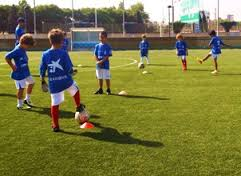
%> input picture Ass2/players.jpeg, 241 x 176 px
$ octave ProbStat_Ass2_ex4.m   (GNU Octave 9; MATLAB toolbox functions it lacks are replaced by stand-ins)
%> lines starting %> are read from the running program, lines starting %| are printed output that depends on the picture
### Ass2/blueSegment.m
function toRet = blueSegment(toSegment)
    Red = toSegment(:,:,1);
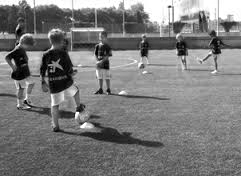
%> Red: size 176x241 double; min 0, max 1, mean 0.482
    Green = toSegment(:,:,2);
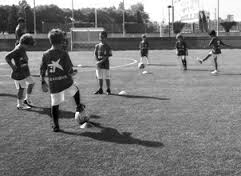
%> Green: size 176x241 double; min 0, max 1, mean 0.477
    Blue = toSegment(:,:,3);
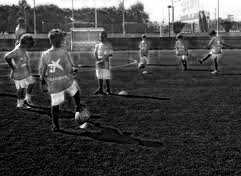
%> Blue: size 176x241 double; min 0, max 1, mean 0.262
    toRet = zeros(size(Red,1), size(Red,2));
    for i = 1:size(Red, 1)
        for j = 1:size(Red, 2)
            Rc = Red(i,j);
            Gc = Green(i,j);
            Bc = Blue(i,j);
            toRet(i,j) = Bc/(Rc + Gc + Bc);
        end
    end
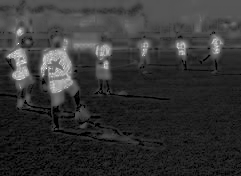
%> toRet: size 176x241 double; min 0, max 1, mean 0.204

end

### Ass2/ProbStat_Ass2_ex4.m
picture = double(imread('players.jpeg'))/255;

picture2 = blueSegment(picture);
imagesc(picture2);
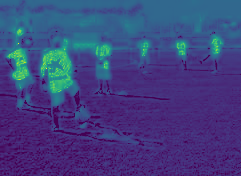
%> displayed picture: size 176x241x3, on the screen's scale of 0 to 255; mean R, G, B 63.5, 65.9, 126.8
